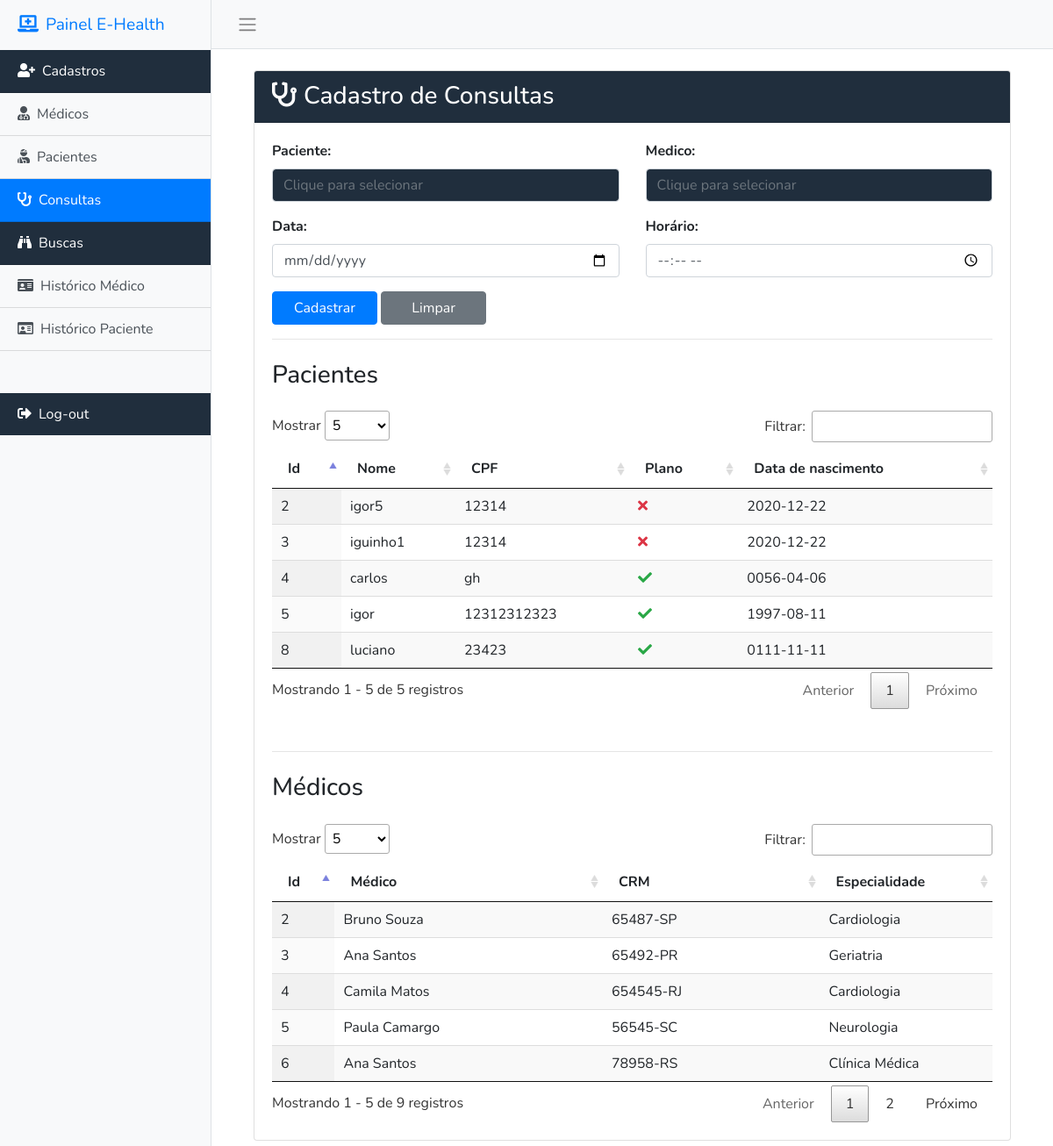
The page /consultas.php (signed in) on the database its author committed.
### tables this page shows
CREATE TABLE `tbpacientes` (
  `paciente` int NOT NULL,
  `nome` varchar(100) NOT NULL,
  `cpf` varchar(20) NOT NULL,
  `plano` tinyint(1) NOT NULL,
  `data_cadastro` date NOT NULL,
  `data_nascimento` date NOT NULL
);

CREATE TABLE `tbmedicos` (
  `medico` int NOT NULL,
  `nome` varchar(100) NOT NULL,
  `CRM` varchar(20) NOT NULL,
  `especialidade_FK` int NOT NULL,
  `data_cadastro` date NOT NULL
);

CREATE TABLE `tbespecialidades` (
  `especialidade` int NOT NULL,
  `descricao` varchar(100) NOT NULL
);

### consultas.php (the view, shortened to what this page needs)
<?php
  include 'php/conn.php';
  $formAction = 'php/insertScripts.php?tabela=tbconsultas';
  $currentPage = 'consultas';
  include 'topSite.php';
?>
<div class="container-fluid pr-5 pl-5">
  <div class="card mt-4 mb-4">
    <div class="card-header bg-dark text-white">
      <h3 class="card-title m-0"><i class="fas fa-stethoscope mr-2"></i>Cadastro de Consultas</h3>
    </div>
    <div class="card-body">
        <form action="<?=$formAction?>" method="post">
            <div class="form-group ">
                <div class="row">
                    <div class="col-12 col-lg-6">
                        <label class="font-weight-bold">Paciente:</label>
                        <input class="form-control mb-3 bg-dark text-white" type="text" placeholder="Clique para selecionar" id="inputNomePaciente" name="inputNomePaciente" required style="pointer-events: none;">
                    </div>
                    <div class="col-12 col-lg-6">
                        <label class="font-weight-bold">Medico:</label>
                        <input class="form-control mb-3 bg-dark text-white" type="text" placeholder="Clique para selecionar" id="inputNomeMedico" name="inputNomeMedico" required style="pointer-events: none;">
                    </div>
                </div>
               <div class="row">
                    <div class="col-12 col-lg-6">
                        <label class="font-weight-bold">Data:</label>
                        <input class="form-control mb-3" type="date" name="inputDataConsulta" required>
                    </div>
                    <div class="col-12 col-lg-6">
                        <label class="font-weight-bold">Horário:</label>
                        <input class="form-control mb-3" type="time" name="inputHorario" required>
                    </div>
                </div>
                <div class="row">
                    <div class="col-12">
                        <input class="btn btn-primary" style="width:120px" type="submit" value="Cadastrar">
                        <a class="btn btn-secondary" href="consultas.php" style="width:120px" role="submit">Limpar</a>
                    </div>
                </div>
            </div>
        </form>
      <hr class="mt-3">
      <h3 class="card-title mt-4 mb-4">Pacientes</h3>
      <table id="tbPacientes" class="display" style="width:100%">
        <thead>
          <tr>
            <th>Id</th>
            <th>Nome</th>
            <th>CPF</th>
            <th>Plano</th>
            <th>Data de nascimento</th>
          </tr>
        </thead>
        <?php
    $sql = "SELECT * FROM `tbpacientes` ORDER BY `paciente` ";
    $result = $conn->query($sql);
    while($row = $result->fetch_assoc()) {
      $idpaciente = $row["paciente"];
      $nomepaciente = $row["nome"];
      $cpfpaciente = $row["cpf"];
      if ($row['plano'] != 0) {
        $planopaciente = "<i class='fas fa-check text-success'></i>";
      } else {
        $planopaciente = "<i class='fas fa-times text-danger'></i>";
      }
      $nascimentopaciente = $row["data_nascimento"];
      echo "<TR idTB='$idpaciente' textTB='$nomepaciente' class='cursor-pointer'><TD>$idpaciente</TD><TD>$nomepaciente</TD><TD>$cpfpaciente</TD><TD>$planopaciente</TD><TD>$nascimentopaciente</TD></TR>";
    }
  ?>
      </table>
      <hr class="mt-5">
      <h3 class="card-title mt-4 mb-4">Médicos</h3>
      <table id="tbMedicos" class="display" style="width:100%">
        <thead>
          <tr>
            <th>Id</th>
            <th>Médico</th>
            <th>CRM</th>
            <th>Especialidade</th>
          </tr>
        </thead>
        <tbody>
        <?php
    $sql = "SELECT `medico`, `nome`, `CRM`, `especialidade_FK`, `tbespecialidades`.`descricao` AS `especialidadeDescricao`, `data_cadastro`
             FROM `tbmedicos`, `tbespecialidades`
            WHERE `tbmedicos`.`especialidade_FK` = `tbespecialidades`.`especialidade`
            ORDER BY `medico`";
    $result = $conn->query($sql);
    while($row = $result->fetch_assoc()) {
      $idmedico = $row["medico"];
      $nomemedico = $row["nome"];
      $crmmedico = $row["CRM"];
      $especialidademedico = $row["especialidadeDescricao"];
      echo "<TR idTB='$idmedico' textTB='$nomemedico' class='cursor-pointer'><TD>$idmedico</TD><TD>$nomemedico</TD><TD>$crmmedico</TD><TD>$especialidademedico</TD></TR>";
    }
  ?>
        </tbody>
      </table>
    </div>
  </div>
</div>
</div>
</div>
</body>
</html>

### topSite.php (shortened to what this page needs)
<!DOCTYPE html>
<html>
<head>
  <link href="vendor/bootstrap/css/bootstrap.min.css" rel="stylesheet">
  <link rel="stylesheet" href="https://pro.fontawesome.com/releases/v5.10.0/css/all.css">
  <link rel="stylesheet" type="text/css" href="vendor/DataTables/datatables.min.css" />
  <link href="css/simple-sidebar.css" rel="stylesheet">
  <link href="css/main.css" rel="stylesheet">
</head>
<?php
function select_current($currentPage, $item_value) {
  if (!is_null($currentPage) && $currentPage == $item_value) {
    return 'bg-primary text-white';
  } else {
    return 'bg-light';
  }
}
?>
<body>
  <div class="d-flex" id="wrapper">
    <div class="bg-light border-right" id="sidebar-wrapper">
      <div class="sidebar-heading bg-light text-primary">
        <i class="fas fa-laptop-medical mr-2"></i>Painel E-Health</div>
      <div class="list-group list-group-flush">
        <a href="#" style="cursor: default;" onclick="return(false)" class="list-group-item list-group-item-action bg-dark text-white">
        <i class="fas fa-user-plus mr-2"></i>Cadastros</a>
        <a href="medicos.php" class="list-group-item list-group-item-action <?= select_current($currentPage, 'medicos') ?>">
          <i class="fas fa-user-md mr-2"></i>Médicos</a>
        <a href="pacientes.php" class="list-group-item list-group-item-action <?= select_current($currentPage, 'pacientes') ?>">
        <i class="fas fa-user-injured mr-2"></i>Pacientes</a>
        <a href="consultas.php" class="list-group-item list-group-item-action <?= select_current($currentPage, 'consultas') ?>">
        <i class="fas fa-stethoscope mr-2"></i>Consultas</a>
        <a href="#" style="cursor: default;" onclick="return(false)" class="list-group-item list-group-item-action bg-dark text-white">
        <i class="fas fa-binoculars mr-2"></i>Buscas</a>
        <a href="historicoMedico.php" class="list-group-item list-group-item-action <?= select_current($currentPage, 'historicoMedico') ?>">
        <i class="fas fa-id-card mr-2"></i>Histórico Médico</a>
        <a href="historicoPaciente.php" class="list-group-item list-group-item-action <?= select_current($currentPage, 'historicoPaciente') ?>">
        <i class="far fa-id-card mr-2"></i>Histórico
          Paciente</a>
        <a href="index.php" class="list-group-item list-group-item-action bg-dark text-white mt-5"><i class="fas fa-sign-out-alt mr-2"></i>Log-out</a>
      </div>
    </div>
    <div id="page-content-wrapper">
      <nav class="navbar navbar-expand-lg navbar-light bg-light border-bottom">
        <button class="btn btn-default" id="menu-toggle"><span class="navbar-toggler-icon"></span></button>
      </nav>

### css/simple-sidebar.css (style rules this page uses)
#wrapper { overflow-x: hidden; }
#sidebar-wrapper { min-height: 100vh; margin-left: -15rem; -webkit-transition: margin .25s ease-out; -moz-transition: margin .25s ease-out; -o-transition: margin .25s ease-out; transition: margin .25s ease-out; }
#sidebar-wrapper .sidebar-heading { padding: 0.875rem 1.25rem; font-size: 1.2rem; }
#sidebar-wrapper .list-group { width: 15rem; }
#page-content-wrapper { min-width: 100vw; }
@media (min-width: 768px) { #sidebar-wrapper { margin-left: 0; } }
@media (min-width: 768px) { #page-content-wrapper { min-width: 0; width: 100%; } }

### css/main.css (style rules this page uses)
* { font-family: 'Nunito', sans-serif; }
.cursor-pointer { cursor: pointer; }
.bg-dark { background-color:#202e3d!important; }

### rows shown on the page
tbpacientes: paciente "2", nome "igor5", cpf "12314", plano 0 (drawn), data_nascimento "2020-12-22"
tbpacientes: paciente "3", nome "iguinho1", cpf "12314", plano 0 (drawn), data_nascimento "2020-12-22"
tbpacientes: paciente "4", nome "carlos", cpf "gh", plano 1 (drawn), data_nascimento "0056-04-06"
tbpacientes: paciente "5", nome "igor", cpf "12312312323", plano 1 (drawn), data_nascimento "1997-08-11"
tbpacientes: paciente "8", nome "luciano", cpf "23423", plano 1 (drawn), data_nascimento "0111-11-11"
tbmedicos: medico "2", nome "Bruno Souza", CRM "65487-SP", tbespecialidades.descricao "Cardiologia"
tbmedicos: medico "3", nome "Ana Santos", CRM "65492-PR", tbespecialidades.descricao "Geriatria"
tbmedicos: medico "4", nome "Camila Matos", CRM "654545-RJ", tbespecialidades.descricao "Cardiologia"
tbmedicos: medico "5", nome "Paula Camargo", CRM "56545-SC", tbespecialidades.descricao "Neurologia"
tbmedicos: medico "6", nome "Ana Santos", CRM "78958-RS", tbespecialidades.descricao "Clínica Médica"
